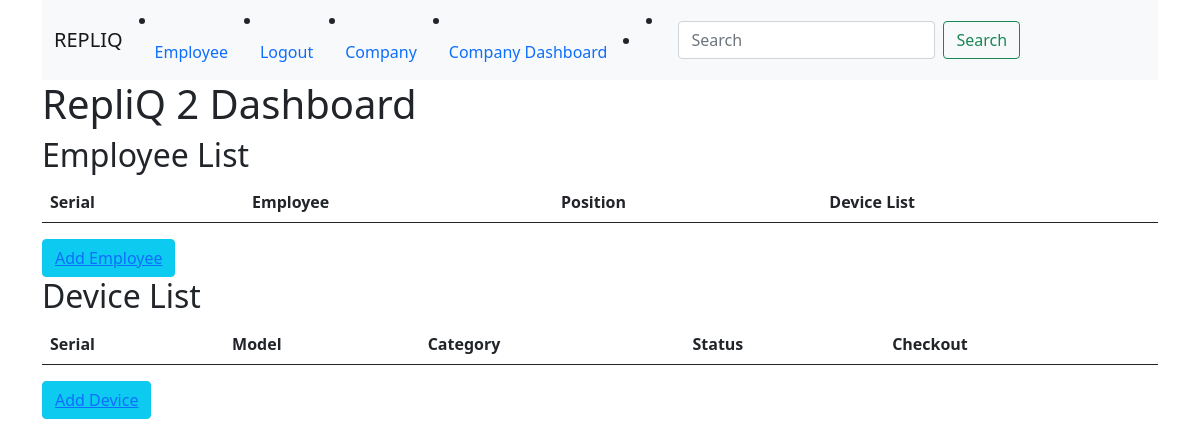
Before: /company-dashboard/ (signed in) with the older database file.
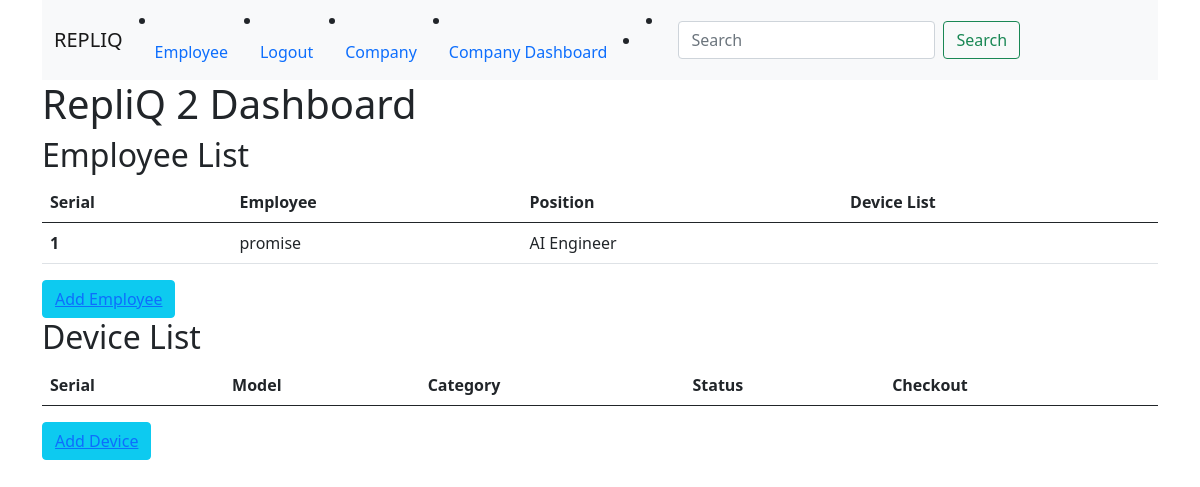
After: the same page with the newer database file.
### Tracker/models.py (models this page shows, shortened)
class Employee(models.Model):
    name = models.CharField(max_length=50, blank=False, null=False)
    position = models.CharField(max_length=50, blank=True, null=True)
    company = models.ForeignKey(Company, on_delete=models.CASCADE)
    created = models.DateTimeField(auto_now_add=True)

### Tracker/views.py (the view)
# urls.py: path("company-dashboard/", views.company_dashboard, name="company_dashboard"),
@login_required
def company_dashboard(request):
    user = request.user
    company = Company.objects.get(created_by=user)
    employees = company.employee_set.all()
    devices = company.device_set.all()
    employees_data = []
    for employee in employees:
        checked_out_devices = DeviceLog.objects.filter(employee=employee)
        employee_data = {
            'employee': employee,
            'checked_out_devices': checked_out_devices,
        }
        employees_data.append(employee_data)
    context = {
        'company': company,
        'employees': employees,
        'devices': devices,
        'employees_data': employees_data,
    }
    return render(request, 'tracker/company_dashboard.html', context)

### templates/tracker/company_dashboard.html (shortened to what this page needs)
{% extends 'base.html' %}
{% block body %}
<h1>{{ company.name }} {{company.id}} Dashboard</h1>
    <h2>Employee List</h2>
    <table class="table">
        <thead>
          <tr>
            <th scope="col">Serial</th>
            <th scope="col">Employee</th>
            <th scope="col">Position</th>
            <th scope="col">Device List</th>
          </tr>
        </thead>
        <tbody>
        {% for employee_data in employees_data %}
          <tr>
            <th scope="row">1</th>
            <td>{{employee_data.employee.name}}</td>
            <td>{{employee_data.employee.position}}</td>
            <td>
            </td>
          </tr>
        {% endfor %}
        </tbody>
      </table>
      <li class="btn btn-info"><a href="{% url 'Tracker:add_employee' company_id=company.id %}">Add Employee</a></li>
      <h2>Device List</h2>
    <table class="table">
        <thead>
          <tr>
            <th scope="col">Serial</th>
            <th scope="col">Model</th>
            <th scope="col">Category</th>
            <th scope="col">Status</th>
            <th scope="col">Checkout</th>
          </tr>
        </thead>
      </table>
    <li class="btn btn-info"><a href="{% url 'Tracker:add_device' company_id=company.id %}">Add Device</a></li>
{% endblock %}

Changed rows visible on the page:
added Employee: employee.name "promise", employee.position "AI Engineer"
